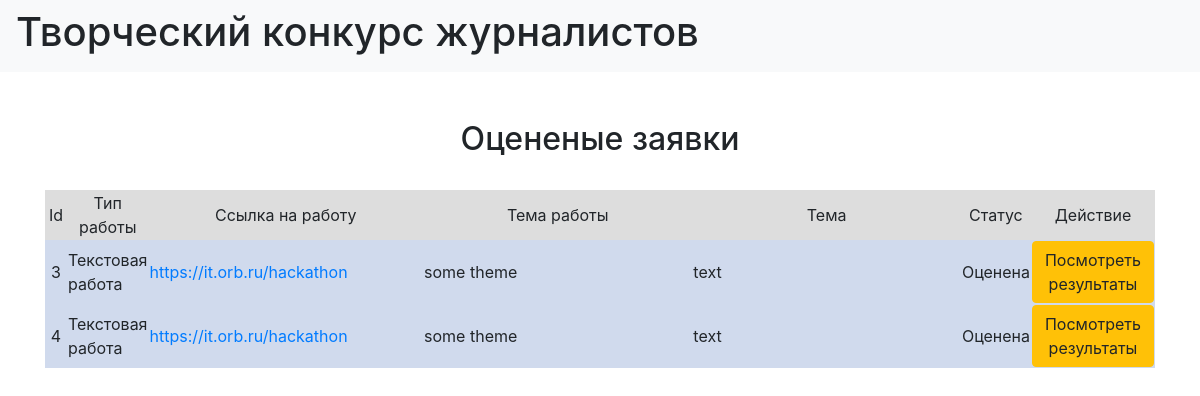
Page /proposals on the committed database.
### data/proposals.py (models this page shows, shortened)
class Proposal(SqlAlchemyBase, UserMixin, SerializerMixin):
    __tablename__ = 'proposal'
    id = sqlalchemy.Column(sqlalchemy.Integer,
                           primary_key=True, autoincrement=True)
    type = sqlalchemy.Column(sqlalchemy.String, nullable=True)
    file = sqlalchemy.Column(sqlalchemy.String, nullable=True)
    evaluation = sqlalchemy.Column(sqlalchemy.String, nullable=True)
    lowering_criteria = sqlalchemy.Column(sqlalchemy.String, nullable=True)
    status = sqlalchemy.Column(sqlalchemy.String, nullable=True)
    likes = sqlalchemy.Column(sqlalchemy.Integer, nullable=True)
    user_data = sqlalchemy.Column(sqlalchemy.String, nullable=True)
    @property
    def theme(self):
        return self.user_data_dict.get("theme")
    @property
    def user_data_dict(self):
        return json.loads(self.user_data)

### main.py (the view)
@app.route('/proposals')
def proposals():
    db_sess = db_session.create_session()
    proposals = db_sess.query(Proposal).filter(Proposal.status == 'verified').all()
    db_sess.commit()
    return render_template('proposals.html', proposals=proposals)

### data/db_session.py (called while the page is built)
def create_session() -> Session:
    global __factory
    return __factory()

### templates/proposals.html (shortened to what this page needs)
{% extends "base.html" %}
{% block content %}
{% set STATUSES  = {"waiting_verification": "Ожидает оценивания", "verified": "Оценена", "aborted":  "Отменена"} %}
{% set TYPES  = {"text": "Текстовая работа", "video": "Видео материал"} %}
<br>
<br>
<h2 align="center">Оцененые заявки</h2>
<br>
<div class="table_container">
    <table class="my_table">
        <tr class="my_row">
            <td class="title" width="2%" bgcolor="#dddddd" align="center">Id</td>
            <td class="title" width="5%" bgcolor="#dddddd" align="center">Тип работы</td>
            <td class="title" width="25%" bgcolor="#dddddd" align="center">Ссылка на работу</td>
            <td class="title" width="25%" bgcolor="#dddddd" align="center">Тема работы</td>
            <td class="title" width="25%" bgcolor="#dddddd" align="center">Тема</td>
            <td class="title" width="6%" bgcolor="#dddddd" align="center">Статус</td>
            <td class="title" width="8%" bgcolor="#dddddd" align="center">Действие</td>
        </tr>
        {% for proposal in proposals %}
            {% if proposal.status != "verified" %}
                {%  set color = "#dc143c" %}
                {% set text_color = "#FFF0F5" %}
            {% else %}
                {% set color = "#d0daed"  %}
                {% set text_color = "ffffff" %}
            {% endif %}
        <tr class="my_row">
            <td class="ordinary" bgcolor ={{color}} align="center" style="color:{{text_color}}">{{ proposal.id }}</td>
            <td class="ordinary" bgcolor ={{color}} style="color:{{text_color}}">{{ TYPES[proposal.type] }}</td>
            <td class="ordinary" bgcolor ={{color}} style="color:{{text_color}}"><a href="{{proposal.file}}">{{ proposal.file }}</a></td>
            <td class="ordinary" bgcolor ={{color}} style="color:{{text_color}}">{{ proposal.theme }}</td>
            <td class="ordinary" bgcolor ={{color}} style="color:{{text_color}}">
                {{ proposal.type}}
            </td>
            <td class="ordinary" bgcolor ={{color}} align="center" style="color:{{text_color}}">{{ STATUSES[proposal.status] }}</td>
            <td class="ordinary" bgcolor ={{color}} align="center" style="color:{{text_color}}">
                {% if proposal.status == 'verified' or current_user.is_authenticated %}
                <div>       <a href="/proposals/view/{{ proposal.id }}" class="btn btn-warning">Посмотреть результаты</a>
                </div>
                {% endif %}
            </td>
        </tr>
        {% endfor %}
    </table>
</div>
{% endblock %}

### templates/base.html (shortened to what this page needs)
<!DOCTYPE html>
<html lang="en">
<head>
    <link rel="stylesheet" href="../static/css/bootstrap.min.css">
    <link rel="stylesheet" type="text/css" href="../static/css/style.css" />
</head>
  <body>
    <header>
      <nav class="navbar navbar-light bg-light">
          <h1>Творческий конкурс журналистов </h1>
      </nav>
    </header>
    <main role="main" class="container">
        {% block content %}
        {% endblock %}
    </main>
  </body>
</html>

### rows in the picture
Proposal: id "3", type "Текстовая работа", file "https://it.orb.ru/hackathon", theme "some theme", type "text", status "Оценена"
Proposal: id "4", type "Текстовая работа", file "https://it.orb.ru/hackathon", theme "some theme", type "text", status "Оценена"
